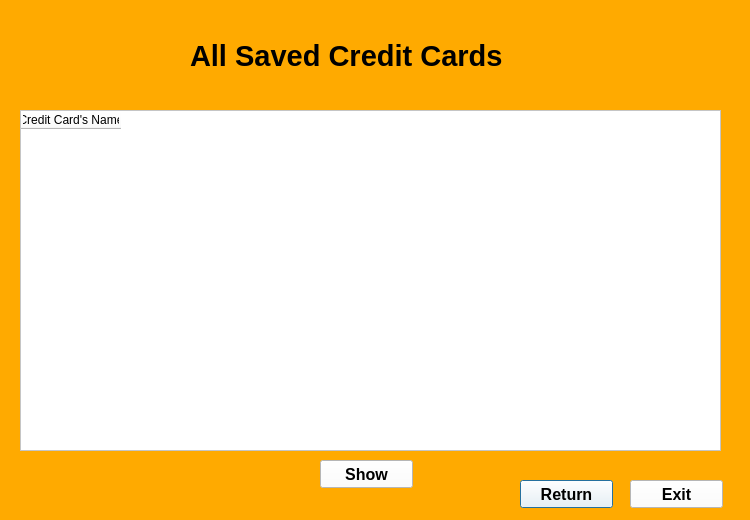
<?xml version="1.0" encoding="UTF-8"?>
<ui version="4.0">
 <class>Dialog</class>
 <widget class="QDialog" name="Dialog">
  <property name="geometry">
   <rect>
    <x>0</x>
    <y>0</y>
    <width>750</width>
    <height>520</height>
   </rect>
  </property>
  <property name="windowTitle">
   <string>Dialog</string>
  </property>
  <property name="styleSheet">
   <string notr="true">background-color: rgb(255, 170, 0);</string>
  </property>
  <widget class="QTableWidget" name="Table">
   <property name="geometry">
    <rect>
     <x>20</x>
     <y>110</y>
     <width>701</width>
     <height>341</height>
    </rect>
   </property>
   <property name="styleSheet">
    <string notr="true">background-color: rgb(255, 255, 255);</string>
   </property>
   <column>
    <property name="text">
     <string>Credit Card's Name</string>
    </property>
   </column>
  </widget>
  <widget class="QLabel" name="label">
   <property name="geometry">
    <rect>
     <x>190</x>
     <y>30</y>
     <width>521</width>
     <height>51</height>
    </rect>
   </property>
   <property name="font">
    <font>
     <family>MS Sans Serif</family>
     <pointsize>22</pointsize>
     <weight>75</weight>
     <bold>true</bold>
    </font>
   </property>
   <property name="text">
    <string>All Saved Credit Cards</string>
   </property>
  </widget>
  <widget class="QPushButton" name="ReturnButton">
   <property name="geometry">
    <rect>
     <x>520</x>
     <y>480</y>
     <width>93</width>
     <height>28</height>
    </rect>
   </property>
   <property name="font">
    <font>
     <family>MS Sans Serif</family>
     <pointsize>12</pointsize>
     <weight>75</weight>
     <bold>true</bold>
    </font>
   </property>
   <property name="styleSheet">
    <string notr="true">background-color: rgb(255, 255, 255);</string>
   </property>
   <property name="text">
    <string>Return</string>
   </property>
  </widget>
  <widget class="QPushButton" name="Exit">
   <property name="geometry">
    <rect>
     <x>630</x>
     <y>480</y>
     <width>93</width>
     <height>28</height>
    </rect>
   </property>
   <property name="font">
    <font>
     <family>MS Sans Serif</family>
     <pointsize>12</pointsize>
     <weight>75</weight>
     <bold>true</bold>
    </font>
   </property>
   <property name="styleSheet">
    <string notr="true">background-color: rgb(255, 255, 255);</string>
   </property>
   <property name="text">
    <string>Exit</string>
   </property>
  </widget>
  <widget class="QPushButton" name="Show">
   <property name="geometry">
    <rect>
     <x>320</x>
     <y>460</y>
     <width>93</width>
     <height>28</height>
    </rect>
   </property>
   <property name="font">
    <font>
     <family>MS Sans Serif</family>
     <pointsize>12</pointsize>
     <weight>75</weight>
     <bold>true</bold>
    </font>
   </property>
   <property name="styleSheet">
    <string notr="true">background-color: rgb(255, 255, 255);</string>
   </property>
   <property name="text">
    <string>Show</string>
   </property>
  </widget>
 </widget>
 <resources/>
 <connections/>
</ui>
